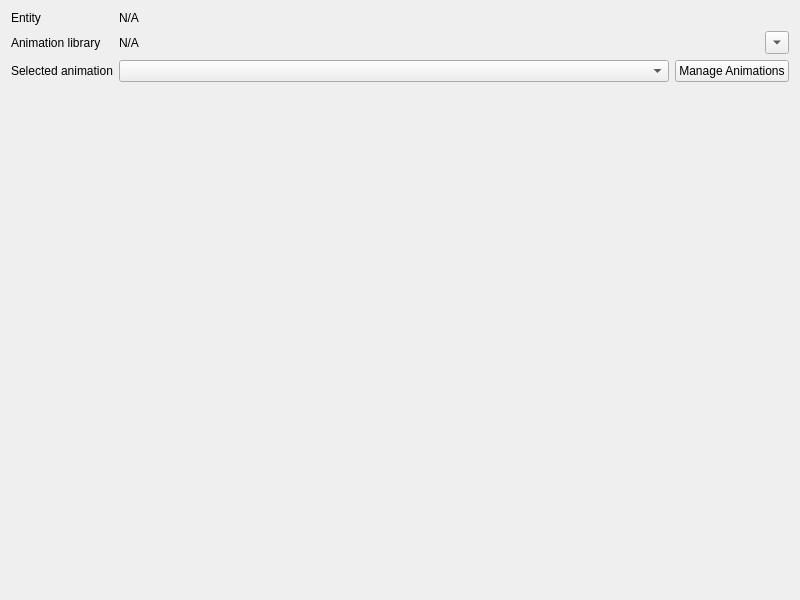
<?xml version="1.0" encoding="UTF-8"?>
<ui version="4.0">
 <class>AnimationComponentWidget</class>
 <widget class="QWidget" name="AnimationComponentWidget">
  <property name="geometry">
   <rect>
    <x>0</x>
    <y>0</y>
    <width>800</width>
    <height>600</height>
   </rect>
  </property>
  <property name="windowTitle">
   <string>Animation Component Editor</string>
  </property>
  <layout class="QVBoxLayout" name="mainLayout">
   <property name="sizeConstraint">
    <enum>QLayout::SizeConstraint::SetMinAndMaxSize</enum>
   </property>
   <item>
    <layout class="QFormLayout" name="mainForm">
     <item row="0" column="0">
      <widget class="QLabel" name="entityLabel">
       <property name="text">
        <string>Entity</string>
       </property>
      </widget>
     </item>
     <item row="0" column="1">
      <widget class="QLabel" name="entityPathLabel">
       <property name="text">
        <string>N/A</string>
       </property>
      </widget>
     </item>
     <item row="1" column="0">
      <widget class="QLabel" name="resourceLabel">
       <property name="text">
        <string>Animation library</string>
       </property>
      </widget>
     </item>
     <item row="1" column="1">
      <layout class="QHBoxLayout" name="resourceHBox">
       <item>
        <widget class="QLabel" name="resourceHeaderLabel">
         <property name="text">
          <string>N/A</string>
         </property>
        </widget>
       </item>
       <item>
        <widget class="QToolButton" name="resourceToolButton">
         <property name="text">
          <string/>
         </property>
         <property name="popupMode">
          <enum>QToolButton::ToolButtonPopupMode::InstantPopup</enum>
         </property>
         <property name="arrowType">
          <enum>Qt::ArrowType::DownArrow</enum>
         </property>
        </widget>
       </item>
      </layout>
     </item>
     <item row="2" column="0">
      <widget class="QLabel" name="animationLabel">
       <property name="text">
        <string>Selected animation</string>
       </property>
      </widget>
     </item>
     <item row="2" column="1">
      <layout class="QHBoxLayout" name="animationSelectHBox" stretch="1,0">
       <item>
        <widget class="QComboBox" name="animationComboBox"/>
       </item>
       <item>
        <widget class="QPushButton" name="manageAnimationsButton">
         <property name="text">
          <string>Manage Animations</string>
         </property>
        </widget>
       </item>
      </layout>
     </item>
    </layout>
   </item>
  </layout>
  <action name="actionCreateAnimation">
   <property name="icon">
    <iconset theme="QIcon::ThemeIcon::DocumentNew"/>
   </property>
   <property name="text">
    <string>Create Animation</string>
   </property>
   <property name="menuRole">
    <enum>QAction::MenuRole::TextHeuristicRole</enum>
   </property>
  </action>
  <action name="actionClear">
   <property name="icon">
    <iconset theme="QIcon::ThemeIcon::EditClear"/>
   </property>
   <property name="text">
    <string>Clear</string>
   </property>
   <property name="menuRole">
    <enum>QAction::MenuRole::TextHeuristicRole</enum>
   </property>
  </action>
 </widget>
 <resources/>
 <connections>
  <connection>
   <sender>manageAnimationsButton</sender>
   <signal>clicked()</signal>
   <receiver>AnimationComponentWidget</receiver>
   <slot>manage_animations_clicked()</slot>
   <hints>
    <hint type="sourcelabel">
     <x>731</x>
     <y>75</y>
    </hint>
    <hint type="destinationlabel">
     <x>399</x>
     <y>299</y>
    </hint>
   </hints>
  </connection>
  <connection>
   <sender>animationComboBox</sender>
   <signal>activated(int)</signal>
   <receiver>AnimationComponentWidget</receiver>
   <slot>animation_selected(int)</slot>
   <hints>
    <hint type="sourcelabel">
     <x>392</x>
     <y>75</y>
    </hint>
    <hint type="destinationlabel">
     <x>399</x>
     <y>299</y>
    </hint>
   </hints>
  </connection>
  <connection>
   <sender>actionCreateAnimation</sender>
   <signal>triggered()</signal>
   <receiver>AnimationComponentWidget</receiver>
   <slot>create_animation_triggered()</slot>
   <hints>
    <hint type="sourcelabel">
     <x>-1</x>
     <y>-1</y>
    </hint>
    <hint type="destinationlabel">
     <x>399</x>
     <y>299</y>
    </hint>
   </hints>
  </connection>
  <connection>
   <sender>actionClear</sender>
   <signal>triggered()</signal>
   <receiver>AnimationComponentWidget</receiver>
   <slot>clear_animation_triggered()</slot>
   <hints>
    <hint type="sourcelabel">
     <x>-1</x>
     <y>-1</y>
    </hint>
    <hint type="destinationlabel">
     <x>399</x>
     <y>299</y>
    </hint>
   </hints>
  </connection>
 </connections>
 <slots>
  <slot>manage_animations_clicked()</slot>
  <slot>animation_selected(int)</slot>
  <slot>create_animation_triggered()</slot>
  <slot>clear_animation_triggered()</slot>
 </slots>
</ui>
